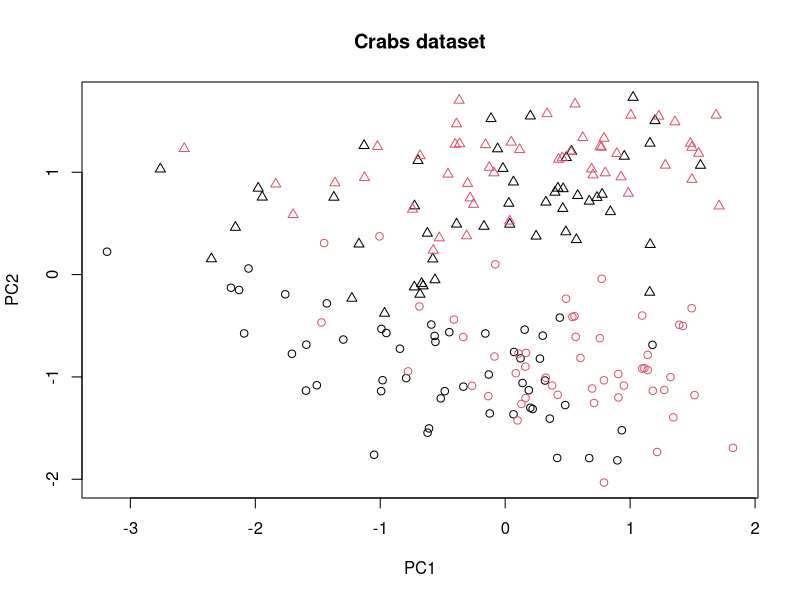
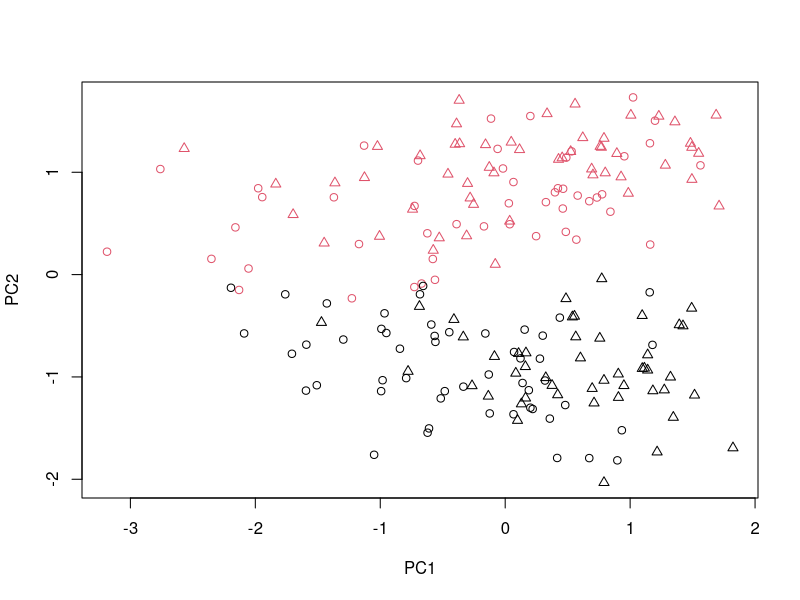
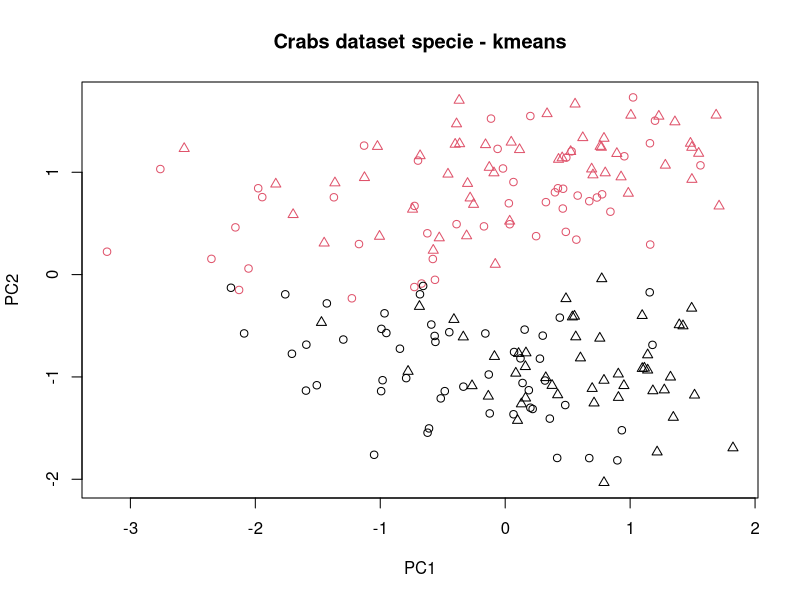
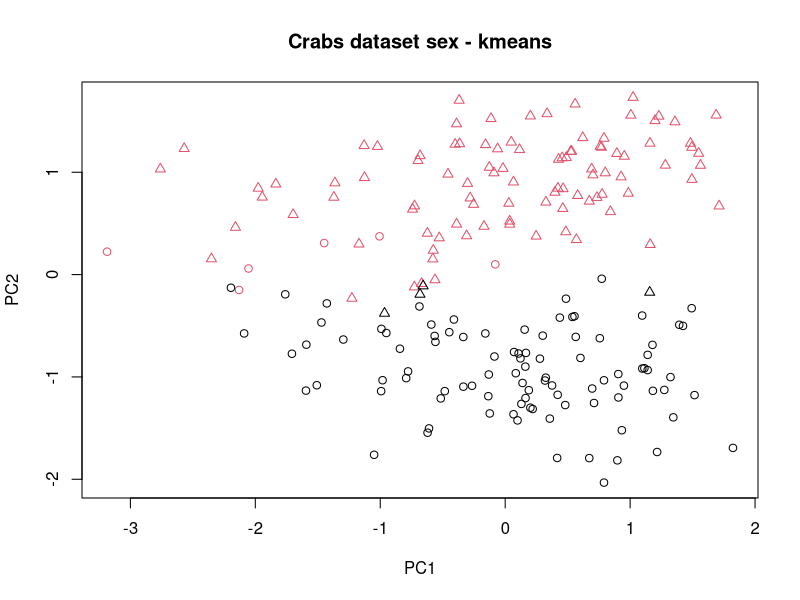
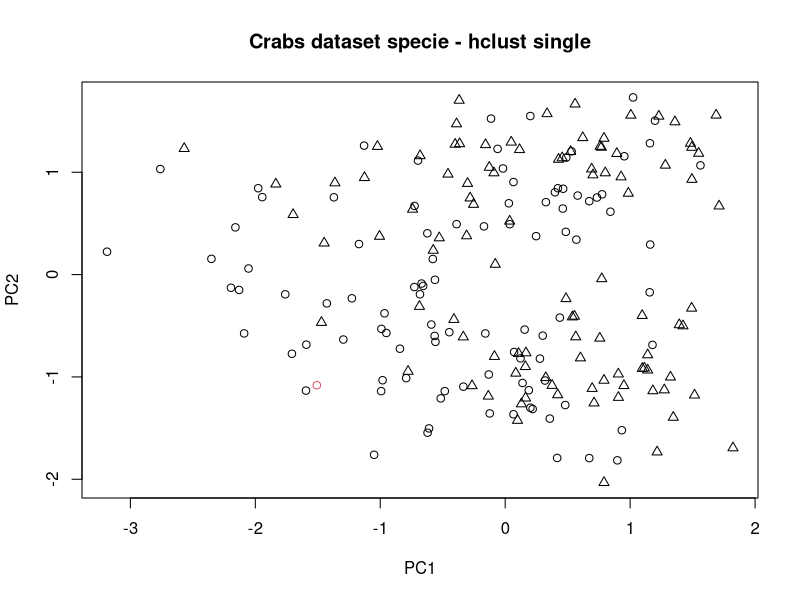
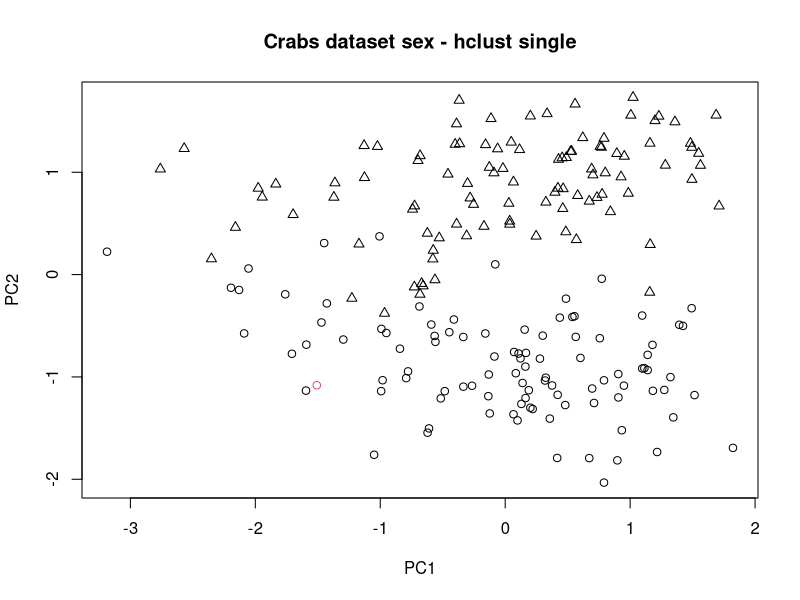
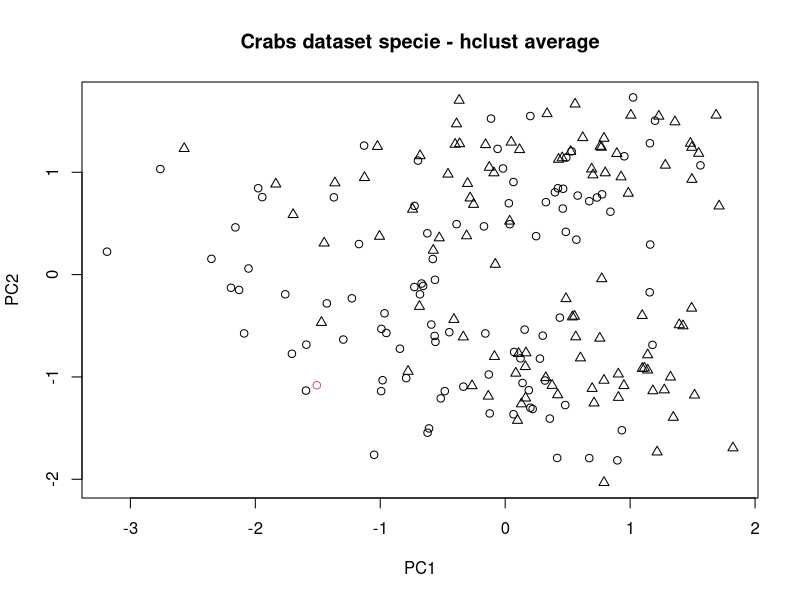
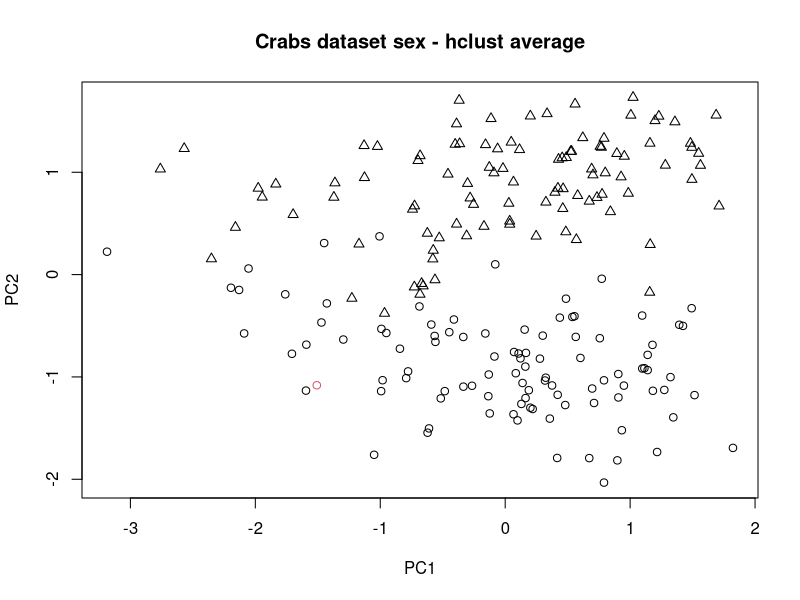

Recreate these plots in R, in order. (Note: this script raises an error after producing the figures.)
#-------------------------1)a)---------------------------

#buscar 2 clusters y ver si detecta primero la especie o el sexo, dependiendo del metodo me puede dar uno u otro
#de que depende eso?
library(e1071)

library(MASS)
data(crabs)
summary(crabs)
#scaled_crabs<-prcomp(scale(log(crabs[,4:8])),retx=T)
scaled_crabs<-scale(prcomp(log(crabs[,4:8]),retx=T)$x)

plot(scaled_crabs,col=as.numeric(crabs[,1]),pch=as.numeric(crabs[,2]),main = "Crabs dataset")

#En este dataset se sugiere usar una transformación logaritmica de los datos en primer lugar, y a partir de allí usar los
#datos con distintos escalados (por ejemplo, usar scale() o usar PCA -prcomp()- escalando los datos
#previamente o usar primero PCA y después escalar los datos, una vez girados).



#---------------------k-means----------------------------
cckmeans<-kmeans(scaled_crabs,cent=2)
plot(scaled_crabs, col=cckmeans$cluster, pch=as.numeric(crabs[,1]))

    #---------------Specie-----------------------------
plot(scaled_crabs,pch=as.numeric(crabs[,1]),col=cckmeans$cluster,main = "Crabs dataset specie - kmeans")
#abline(v=0)
cont.table <- table(cckmeans$cluster,as.numeric(crabs[,1]))
print("Crabs k-means Species")
# Find optimal match between the two classifications
class.match <- matchClasses(as.matrix(cont.table),method="exact")
# Print the confusion table, with rows permuted to maximize the diagonal
print(cont.table[,class.match])
    #----------------------------------------------------

    #---------------Sex-----------------------------
plot(scaled_crabs,pch=as.numeric(crabs[,2]),col=cckmeans$cluster,main = "Crabs dataset sex - kmeans")
#abline(v=0)
cont.table <- table(cckmeans$cluster,as.numeric(crabs[,2]))
print("Crabs k-means Sex")
# Find optimal match between the two classifications
class.match <- matchClasses(as.matrix(cont.table),method="exact")
# Print the confusion table, with rows permuted to maximize the diagonal
print(cont.table[,class.match])
    #----------------------------------------------------
#---------------------------------------------------------


#------------------h-clust-single-------------------------
cchlust<-hclust(dist(scaled_crabs),method="single") #"single" "average" "complete"
#plot(cchlust)

    #----------------Specie-------------------------------
plot(scaled_crabs,pch=as.numeric(crabs[,1]),col=cutree(cchlust,k=2),main = "Crabs dataset specie - hclust single")
#abline(v=0)
cont.table <- table(cutree(cchlust,k=2),as.numeric(crabs[,1]))
print("Crabs h-clust single Species")
# Find optimal match between the two classifications
class.match <- matchClasses(as.matrix(cont.table),method="exact")
# Print the confusion table, with rows permuted to maximize the diagonal
print(cont.table[,class.match])
    #---------------------------------------------------------

    #----------------Sex-------------------------------
plot(scaled_crabs,pch=as.numeric(crabs[,2]),col=cutree(cchlust,k=2),main = "Crabs dataset sex - hclust single")
#abline(v=0)
cont.table <- table(cutree(cchlust,k=2),as.numeric(crabs[,2]))
print("Crabs h-clust single Sex")
# Find optimal match between the two classifications
class.match <- matchClasses(as.matrix(cont.table),method="exact")
# Print the confusion table, with rows permuted to maximize the diagonal
print(cont.table[,class.match])
    #---------------------------------------------------------

#------------------h-clust-average-------------------------
cchlust<-hclust(dist(scaled_crabs),method="average") #"single" "average" "complete"
#plot(cchlust)
    #----------------Specie-------------------------------
plot(scaled_crabs,pch=as.numeric(crabs[,1]),col=cutree(cchlust,k=2),main = "Crabs dataset specie - hclust average")
#abline(v=0)
cont.table <- table(cutree(cchlust,k=2),as.numeric(crabs[,1]))
print("Crabs h-clust average Species")
# Find optimal match between the two classifications
class.match <- matchClasses(as.matrix(cont.table),method="exact")
# Print the confusion table, with rows permuted to maximize the diagonal
print(cont.table[,class.match])
    #---------------------------------------------------------

    #----------------Sex-------------------------------
plot(scaled_crabs,pch=as.numeric(crabs[,2]),col=cutree(cchlust,k=2),main = "Crabs dataset sex - hclust average")
#abline(v=0)
cont.table <- table(cutree(cchlust,k=2),as.numeric(crabs[,2]))
print("Crabs h-clust average Sex")
# Find optimal match between the two classifications
class.match <- matchClasses(as.matrix(cont.table),method="exact")
# Print the confusion table, with rows permuted to maximize the diagonal
print(cont.table[,class.match])
    #---------------------------------------------------------
#---------------------------------------------------------


#------------------h-clust-complete-------------------------
cchlust<-hclust(dist(scaled_crabs),method="complete") #"single" "average" "complete"
#plot(cchlust)


    #----------------Specie-------------------------------
plot(scaled_crabs,pch=as.numeric(crabs[,1]),col=cutree(cchlust,k=2),main = "Crabs dataset specie - hclust complete")
#abline(v=0)
cont.table <- table(cutree(cchlust,k=2),as.numeric(crabs[,1]))
print("Crabs h-clust complete Specie")
# Find optimal match between the two classifications
class.match <- matchClasses(as.matrix(cont.table),method="exact")
# Print the confusion table, with rows permuted to maximize the diagonal
print(cont.table[,class.match])
    #---------------------------------------------------------

    #----------------Sex-------------------------------
plot(scaled_crabs,pch=as.numeric(crabs[,2]),col=cutree(cchlust,k=2),main = "Crabs dataset sex - hclust complete")
#abline(v=0)
cont.table <- table(cutree(cchlust,k=2),as.numeric(crabs[,2]))
print("Crabs h-clust complete Sex")
# Find optimal match between the two classifications
class.match <- matchClasses(as.matrix(cont.table),method="exact")
# Print the confusion table, with rows permuted to maximize the diagonal
print(cont.table[,class.match])
    #---------------------------------------------------------
#---------------------------------------------------------



#La uniforme siempre es el peor dataset para buscar clusters
#-----------------------------b)-------------------------------

#load("lampone.Rdata")
print("test")

#prcomp(lampone[,-dim(lampone)[2]][,-143][,-1])


#lampone_prc<-prcomp(lampone[,-c(dim(lampone)[2],143, 1)],retx=T)#saco las clases y una columna que decia el numero de la muestra nomas, sino me rompia todo

lampone_prc<-scale(prcomp(lampone[,-c(dim(lampone)[2],143, 1)],retx=T)$x)#saco las clases y una columna que decia el numero de la muestra nomas, sino me rompia todo


plot(lampone_prc,type = "p",col=as.numeric(lampone[,1]),pch=as.numeric(lampone[,143]),main = "Lampone dataset") 

#En este dataset se sugiere usar una transformación logaritmica de los datos en primer lugar, y a partir de allí usar los
#datos con distintos escalados (por ejemplo, usar scale() o usar PCA -prcomp()- escalando los datos
#previamente o usar primero PCA y después escalar los datos, una vez girados).



#---------------------k-means----------------------------
cckmeans<-kmeans(lampone_prc,cent=2)
#plot(crabs[,4:8],pch=as.numeric(crabs[,2]),col=cc$cluster)

    #----------------Year-------------------------------
plot(lampone_prc,pch=as.numeric(lampone[,1]),col=cckmeans$cluster,main = "Lampone dataset year - kmeans")
#abline(v=0)
cont.table <- table(cckmeans$cluster,as.numeric(lampone[,1]))
print("Lampone k-means Year")
# Find optimal match between the two classifications
class.match <- matchClasses(as.matrix(cont.table),method="exact")
# Print the confusion table, with rows permuted to maximize the diagonal
print(cont.table[,class.match])
    #---------------------------------------------------------

    #----------------Specie-------------------------------
plot(lampone_prc,pch=as.numeric(lampone[,143]),col=cckmeans$cluster,main = "Lampone dataset specie - kmeans")
#abline(v=0)
cont.table <- table(cckmeans$cluster,as.numeric(lampone[,143]))
print("Lampone k-means Specie")
# Find optimal match between the two classifications
class.match <- matchClasses(as.matrix(cont.table),method="exact")
# Print the confusion table, with rows permuted to maximize the diagonal
print(cont.table[,class.match])
    #---------------------------------------------------------

#---------------------------------------------------------



#------------------h-clust-single-------------------------
cchlust<-hclust(dist(lampone_prc),method="single") #"single" "average" "complete"
#plot(cchlust)

    #----------------Year-------------------------------
plot(lampone_prc,pch=as.numeric(lampone[,1]),col=cutree(cchlust,k=2),main = "Lampone dataset year - hclust single")
cont.table <- table(cutree(cchlust,k=2),as.numeric(lampone[,1]))
print("Lampone h-clust single Year")
# Find optimal match between the two classifications
class.match <- matchClasses(as.matrix(cont.table),method="exact")
# Print the confusion table, with rows permuted to maximize the diagonal
print(cont.table[,class.match])
    #---------------------------------------------------------

    #----------------Specie-------------------------------
plot(lampone_prc,pch=as.numeric(lampone[,143]),col=cutree(cchlust,k=2),main = "Lampone dataset specie - hclust single")
cont.table <- table(cutree(cchlust,k=2),as.numeric(lampone[,143]))
print("Lampone h-clust single Specie")
# Find optimal match between the two classifications
class.match <- matchClasses(as.matrix(cont.table),method="exact")
# Print the confusion table, with rows permuted to maximize the diagonal
print(cont.table[,class.match])
    #---------------------------------------------------------


#---------------------------------------------------------


#------------------h-clust-average-------------------------
cchlust<-hclust(dist(lampone_prc),method="average") #"single" "average" "complete"
#plot(cchlust)
    #----------------Year-------------------------------
plot(lampone_prc,pch=as.numeric(lampone[,1]),col=cutree(cchlust,k=2),main = "Lampone dataset year - hclust average")
cont.table <- table(cutree(cchlust,k=2),as.numeric(lampone[,1]))
print("Lampone h-clust average Year")
# Find optimal match between the two classifications
class.match <- matchClasses(as.matrix(cont.table),method="exact")
# Print the confusion table, with rows permuted to maximize the diagonal
print(cont.table[,class.match])
    #---------------------------------------------------------

    #----------------Specie-------------------------------
plot(lampone_prc,pch=as.numeric(lampone[,143]),col=cutree(cchlust,k=2),main = "Lampone dataset specie - hclust average")
cont.table <- table(cutree(cchlust,k=2),as.numeric(lampone[,143]))
print("Lampone h-clust average Specie")
# Find optimal match between the two classifications
class.match <- matchClasses(as.matrix(cont.table),method="exact")
# Print the confusion table, with rows permuted to maximize the diagonal
print(cont.table[,class.match])
    #---------------------------------------------------------
#---------------------------------------------------------


#------------------h-clust-complete-------------------------
cchlust<-hclust(dist(lampone_prc),method="complete") #"single" "average" "complete"
#plot(cchlust)
    #----------------Year-------------------------------
plot(lampone_prc,pch=as.numeric(lampone[,1]),col=cutree(cchlust,k=2),main = "Lampone dataset year - hclust complete")
cont.table <- table(cutree(cchlust,k=2),as.numeric(lampone[,1]))
print("Lampone h-clust complete Year")
# Find optimal match between the two classifications
class.match <- matchClasses(as.matrix(cont.table),method="exact")
# Print the confusion table, with rows permuted to maximize the diagonal
print(cont.table[,class.match])
    #---------------------------------------------------------

    #----------------Specie-------------------------------
plot(lampone_prc,pch=as.numeric(lampone[,143]),col=cutree(cchlust,k=2),main = "Lampone dataset specie - hclust complete")
cont.table <- table(cutree(cchlust,k=2),as.numeric(lampone[,143]))
print("Lampone h-clust complete Specie")
# Find optimal match between the two classifications
class.match <- matchClasses(as.matrix(cont.table),method="exact")
# Print the confusion table, with rows permuted to maximize the diagonal
print(cont.table[,class.match])
    #---------------------------------------------------------
#---------------------------------------------------------